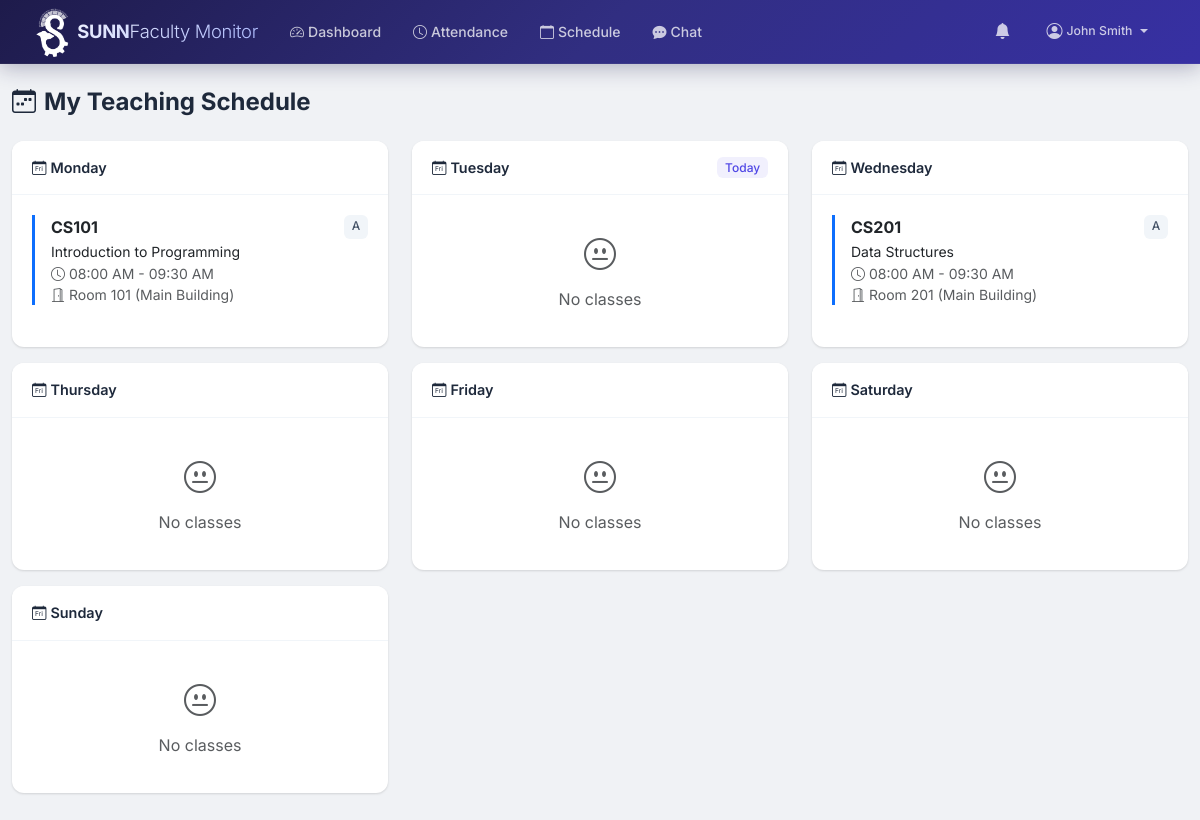
Page /instructor/schedule.php (signed in) on the committed database.
### tables this page shows
CREATE TABLE schedules (
    id INT PRIMARY KEY AUTO_INCREMENT,
    instructor_id INT NOT NULL,
    subject_id INT NOT NULL,
    classroom_id INT NOT NULL,
    section VARCHAR(50) DEFAULT NULL,
    day_of_week ENUM('Monday', 'Tuesday', 'Wednesday', 'Thursday', 'Friday', 'Saturday', 'Sunday') NOT NULL,
    time_start TIME NOT NULL,
    time_end TIME NOT NULL,
    semester VARCHAR(20) DEFAULT NULL,
    school_year VARCHAR(20) DEFAULT NULL,
    status ENUM('active', 'inactive') NOT NULL DEFAULT 'active',
    created_at TIMESTAMP DEFAULT CURRENT_TIMESTAMP,
    FOREIGN KEY (instructor_id) REFERENCES instructors(id) ON DELETE CASCADE,
    FOREIGN KEY (subject_id) REFERENCES subjects(id) ON DELETE CASCADE,
    FOREIGN KEY (classroom_id) REFERENCES classrooms(id) ON DELETE CASCADE
);

CREATE TABLE subjects (
    id INT PRIMARY KEY AUTO_INCREMENT,
    name VARCHAR(100) NOT NULL,
    code VARCHAR(20) UNIQUE NOT NULL,
    department_id INT DEFAULT NULL,
    units INT DEFAULT 3,
    description TEXT DEFAULT NULL,
    status ENUM('active', 'inactive') NOT NULL DEFAULT 'active',
    created_at TIMESTAMP DEFAULT CURRENT_TIMESTAMP,
    FOREIGN KEY (department_id) REFERENCES departments(id) ON DELETE SET NULL
);

CREATE TABLE classrooms (
    id INT PRIMARY KEY AUTO_INCREMENT,
    name VARCHAR(50) NOT NULL,
    building VARCHAR(100) DEFAULT NULL,
    floor INT DEFAULT NULL,
    capacity INT DEFAULT 30,
    camera_ip VARCHAR(100) DEFAULT NULL,
    status ENUM('active', 'inactive', 'maintenance') NOT NULL DEFAULT 'active',
    created_at TIMESTAMP DEFAULT CURRENT_TIMESTAMP
);

### config/functions.php (called while the page is built, shortened)
<?php
function getInstructorByUserId($user_id = null) {
    $db = getDB();
    $id = $user_id ?? $_SESSION['user_id'];
    $stmt = $db->prepare("
        SELECT i.*, d.name as department_name, u.email, u.first_name, u.last_name, u.profile_image
        FROM instructors i
        JOIN users u ON i.user_id = u.id
        LEFT JOIN departments d ON i.department_id = d.id
        WHERE i.user_id = ?
    ");
    $stmt->execute([$id]);
    return $stmt->fetch();
}
function formatTime($time) {
    return date('h:i A', strtotime($time));
}
function getDaySchedule($instructor_id, $day = null) {
    $db = getDB();
    $stmt = $db->prepare("
        SELECT s.*, sub.name as subject_name, sub.code as subject_code,
               c.name as classroom_name, c.building
        FROM schedules s
        JOIN subjects sub ON s.subject_id = sub.id
        JOIN classrooms c ON s.classroom_id = c.id
        WHERE s.instructor_id = ? AND s.day_of_week = ? AND s.status = 'active'
        ORDER BY s.time_start
    ");
    $stmt->execute([$instructor_id, $day]);
    return $stmt->fetchAll();
}

### instructor/schedule.php (the view, shortened to what this page needs)
<?php
$instructor = getInstructorByUserId();
$instructor_id = $instructor['id'];
$days = ['Monday', 'Tuesday', 'Wednesday', 'Thursday', 'Friday', 'Saturday', 'Sunday'];
$weekly_schedule = [];
foreach ($days as $day) {
    $weekly_schedule[$day] = getDaySchedule($instructor_id, $day);
}
require_once __DIR__ . '/../includes/header.php';
require_once __DIR__ . '/../includes/navbar.php';
?>
<div class="container-fluid py-4">
    <h4 class="fw-bold mb-4"><i class="bi bi-calendar-week me-2"></i>My Teaching Schedule</h4>
    <div class="row">
        <?php foreach ($days as $day): ?>
        <div class="col-lg-4 col-md-6 mb-3">
            <div class="card h-100 <?= $day == date('l') ? 'border-primary' : '' ?>">
                <div class="card-header d-flex justify-content-between align-items-center">
                    <span><i class="bi bi-calendar-day me-1"></i><?= $day ?></span>
                    <?php if ($day == date('l')): ?><span class="badge bg-primary">Today</span><?php endif; ?>
                </div>
                <div class="card-body">
                    <?php if (empty($weekly_schedule[$day])): ?>
                    <div class="text-center text-muted py-3">
                        <i class="bi bi-emoji-neutral" style="font-size:2rem"></i>
                        <p class="mt-2 mb-0">No classes</p>
                    </div>
                    <?php else: ?>
                    <?php foreach ($weekly_schedule[$day] as $s): ?>
                    <div class="border-start border-3 border-primary ps-3 mb-3">
                        <div class="d-flex justify-content-between">
                            <strong><?= htmlspecialchars($s['subject_code']) ?></strong>
                            <span class="badge bg-secondary"><?= htmlspecialchars($s['section'] ?: 'N/A') ?></span>
                        </div>
                        <small><?= htmlspecialchars($s['subject_name']) ?></small>
                        <div class="text-muted small">
                            <i class="bi bi-clock"></i> <?= formatTime($s['time_start']).' - '.formatTime($s['time_end']) ?>
                            <br><i class="bi bi-door-open"></i> <?= htmlspecialchars($s['classroom_name'].' ('.$s['building'].')') ?>
                        </div>
                    </div>
                    <?php endforeach; ?>
                    <?php endif; ?>
                </div>
            </div>
        </div>
        <?php endforeach; ?>
    </div>
</div>
<?php require_once __DIR__ . '/../includes/footer.php'; ?>

### assets/css/style.css (style rules this page uses)
:root { --primary: #4f46e5; --primary-dark: #3730a3; --primary-light: #818cf8; --primary-bg: rgba(79, 70, 229, 0.08); --secondary: #0ea5e9; --success: #10b981; --success-bg: rgba(16, 185, 129, 0.1); --warning: #f59e0b; --warning-bg: rgba(245, 158, 11, 0.1); --danger: #ef4444; --danger-bg: rgba(239, 68, 68, 0.1); --info: #06b6d4; --info-bg: rgba(6, 182, 212, 0.1); --dark: #1e293b; --gray-50: #f8fafc; --gray-100: #f1f5f9; --gray-200: #e2e8f0; --gray-300: #cbd5e1; --gray-400: #94a3b8; --gray-500: #64748b; --gray-600: #475569; --gray-700: #334155; --gray-800: #1e293b; --gray-900: #0f172a; --body-bg: #f0f2f5; --card-shadow: 0 1px 3px rgba(0,0,0,.08), 0 1px 2px rgba(0,0,0,.06); --card-shadow-hover: 0 10px 25px rgba(0,0,0,.1), 0 4px 10px rgba(0,0,0,.06); --border-radius: 12px; --border-radius-sm: 8px; --border-radius-lg: 16px; --transition: all .2s ease; --nav-height: 64px; }
* { margin: 0; padding: 0; box-sizing: border-box; }
body { font-family: 'Inter', -apple-system, BlinkMacSystemFont, sans-serif; background: var(--body-bg); color: var(--gray-800); min-height: 100vh; -webkit-font-smoothing: antialiased; -moz-osx-font-smoothing: grayscale; }
.card { border: none; border-radius: var(--border-radius); box-shadow: var(--card-shadow); transition: var(--transition); }
.card-header { background: #fff; border-bottom: 1px solid var(--gray-100); padding: 1rem 1.25rem; font-weight: 600; font-size: .9rem; color: var(--gray-800); border-radius: var(--border-radius) var(--border-radius) 0 0 !important; }
.card-body { padding: 1.25rem; }
.badge { font-weight: 500; padding: .35em .65em; font-size: .75rem; border-radius: 6px; }
.badge.bg-primary { background: var(--primary-bg) !important; color: var(--primary); }
.badge.bg-secondary { background: var(--gray-100) !important; color: var(--gray-600); }

### rows in the picture
schedules: subject.code "CS101", section "A", subject.name "Introduction to Programming", time_start "08:00 AM", time_end "09:30 AM", classroom.building "Room 101 (Main Building)"
schedules: subject.code "CS201", section "A", subject.name "Data Structures", time_start "08:00 AM", time_end "09:30 AM", classroom.building "Room 201 (Main Building)"

### other values in the picture
$_SESSION['user_name'] "John Smith"
$day "Monday"
$day "Tuesday"
$day "Wednesday"
$day "Thursday"
$day "Friday"
$day "Saturday"
$day "Sunday"
